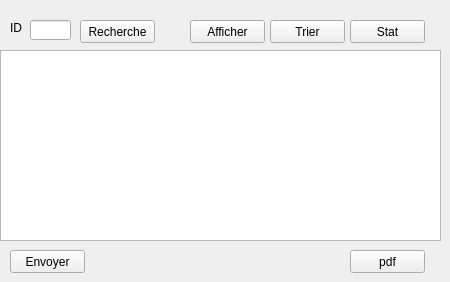
        <widget class="QWidget" name="page_3">
         <widget class="QTableView" name="tabstation">
          <property name="geometry">
           <rect>
            <x>0</x>
            <y>50</y>
            <width>441</width>
            <height>191</height>
           </rect>
          </property>
         </widget>
         <widget class="QPushButton" name="affichers">
          <property name="geometry">
           <rect>
            <x>190</x>
            <y>20</y>
            <width>75</width>
            <height>23</height>
           </rect>
          </property>
          <property name="text">
           <string>Afficher</string>
          </property>
         </widget>
         <widget class="QPushButton" name="stats">
          <property name="geometry">
           <rect>
            <x>350</x>
            <y>20</y>
            <width>75</width>
            <height>23</height>
           </rect>
          </property>
          <property name="text">
           <string>Stat</string>
          </property>
         </widget>
         <widget class="QPushButton" name="triers">
          <property name="geometry">
           <rect>
            <x>270</x>
            <y>20</y>
            <width>75</width>
            <height>23</height>
           </rect>
          </property>
          <property name="text">
           <string>Trier</string>
          </property>
         </widget>
         <widget class="QPushButton" name="send0s">
          <property name="geometry">
           <rect>
            <x>10</x>
            <y>250</y>
            <width>75</width>
            <height>23</height>
           </rect>
          </property>
          <property name="text">
           <string>Envoyer</string>
          </property>
         </widget>
         <widget class="QPushButton" name="imprimers">
          <property name="geometry">
           <rect>
            <x>350</x>
            <y>250</y>
            <width>75</width>
            <height>23</height>
           </rect>
          </property>
          <property name="text">
           <string>pdf</string>
          </property>
         </widget>
         <widget class="QLineEdit" name="rechs">
          <property name="geometry">
           <rect>
            <x>30</x>
            <y>20</y>
            <width>41</width>
            <height>20</height>
           </rect>
          </property>
         </widget>
         <widget class="QLabel" name="label_20">
          <property name="geometry">
           <rect>
            <x>10</x>
            <y>20</y>
            <width>21</width>
            <height>16</height>
           </rect>
          </property>
          <property name="text">
           <string>ID</string>
          </property>
         </widget>
         <widget class="QPushButton" name="recherches">
          <property name="geometry">
           <rect>
            <x>80</x>
            <y>20</y>
            <width>75</width>
            <height>23</height>
           </rect>
          </property>
          <property name="text">
           <string>Recherche</string>
          </property>
         </widget>
        </widget>
